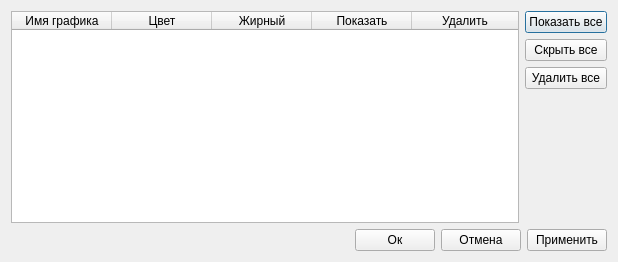
<?xml version="1.0" encoding="UTF-8"?>
<ui version="4.0">
 <class>graphs_edit_dialog</class>
 <widget class="QDialog" name="graphs_edit_dialog">
  <property name="geometry">
   <rect>
    <x>0</x>
    <y>0</y>
    <width>618</width>
    <height>262</height>
   </rect>
  </property>
  <property name="sizePolicy">
   <sizepolicy hsizetype="Preferred" vsizetype="Preferred">
    <horstretch>0</horstretch>
    <verstretch>0</verstretch>
   </sizepolicy>
  </property>
  <property name="minimumSize">
   <size>
    <width>0</width>
    <height>0</height>
   </size>
  </property>
  <property name="maximumSize">
   <size>
    <width>99999</width>
    <height>99999</height>
   </size>
  </property>
  <property name="windowTitle">
   <string>Редактирование графиков</string>
  </property>
  <property name="windowIcon">
   <iconset resource="../../irspy/qt/resources/icons.qrc">
    <normaloff>:/icons/icons/graph_2.png</normaloff>:/icons/icons/graph_2.png</iconset>
  </property>
  <layout class="QHBoxLayout" name="horizontalLayout_2">
   <item>
    <layout class="QVBoxLayout" name="verticalLayout">
     <item>
      <layout class="QGridLayout" name="gridLayout">
       <item row="1" column="0">
        <widget class="QTableWidget" name="graphs_table">
         <attribute name="horizontalHeaderStretchLastSection">
          <bool>true</bool>
         </attribute>
         <attribute name="verticalHeaderVisible">
          <bool>false</bool>
         </attribute>
         <column>
          <property name="text">
           <string>Имя графика</string>
          </property>
         </column>
         <column>
          <property name="text">
           <string>Цвет</string>
          </property>
         </column>
         <column>
          <property name="text">
           <string>Жирный</string>
          </property>
         </column>
         <column>
          <property name="text">
           <string>Показать</string>
          </property>
         </column>
         <column>
          <property name="text">
           <string>Удалить</string>
          </property>
         </column>
        </widget>
       </item>
       <item row="1" column="1">
        <layout class="QVBoxLayout" name="verticalLayout_2">
         <item>
          <widget class="QPushButton" name="show_all_button">
           <property name="text">
            <string>Показать все</string>
           </property>
          </widget>
         </item>
         <item>
          <widget class="QPushButton" name="hide_all_button">
           <property name="text">
            <string>Скрыть все</string>
           </property>
          </widget>
         </item>
         <item>
          <widget class="QPushButton" name="delete_all_button">
           <property name="text">
            <string>Удалить все</string>
           </property>
          </widget>
         </item>
         <item>
          <spacer name="verticalSpacer">
           <property name="orientation">
            <enum>Qt::Vertical</enum>
           </property>
           <property name="sizeHint" stdset="0">
            <size>
             <width>20</width>
             <height>40</height>
            </size>
           </property>
          </spacer>
         </item>
        </layout>
       </item>
      </layout>
     </item>
     <item>
      <layout class="QHBoxLayout" name="horizontalLayout">
       <item>
        <spacer name="horizontalSpacer">
         <property name="orientation">
          <enum>Qt::Horizontal</enum>
         </property>
         <property name="sizeHint" stdset="0">
          <size>
           <width>40</width>
           <height>20</height>
          </size>
         </property>
        </spacer>
       </item>
       <item>
        <widget class="QPushButton" name="ok_button">
         <property name="text">
          <string>Ок</string>
         </property>
        </widget>
       </item>
       <item>
        <widget class="QPushButton" name="cancel_button">
         <property name="text">
          <string>Отмена</string>
         </property>
        </widget>
       </item>
       <item>
        <widget class="QPushButton" name="apply_button">
         <property name="text">
          <string>Применить</string>
         </property>
        </widget>
       </item>
      </layout>
     </item>
    </layout>
   </item>
  </layout>
 </widget>
 <resources>
  <include location="../../irspy/qt/resources/icons.qrc"/>
 </resources>
 <connections/>
</ui>
